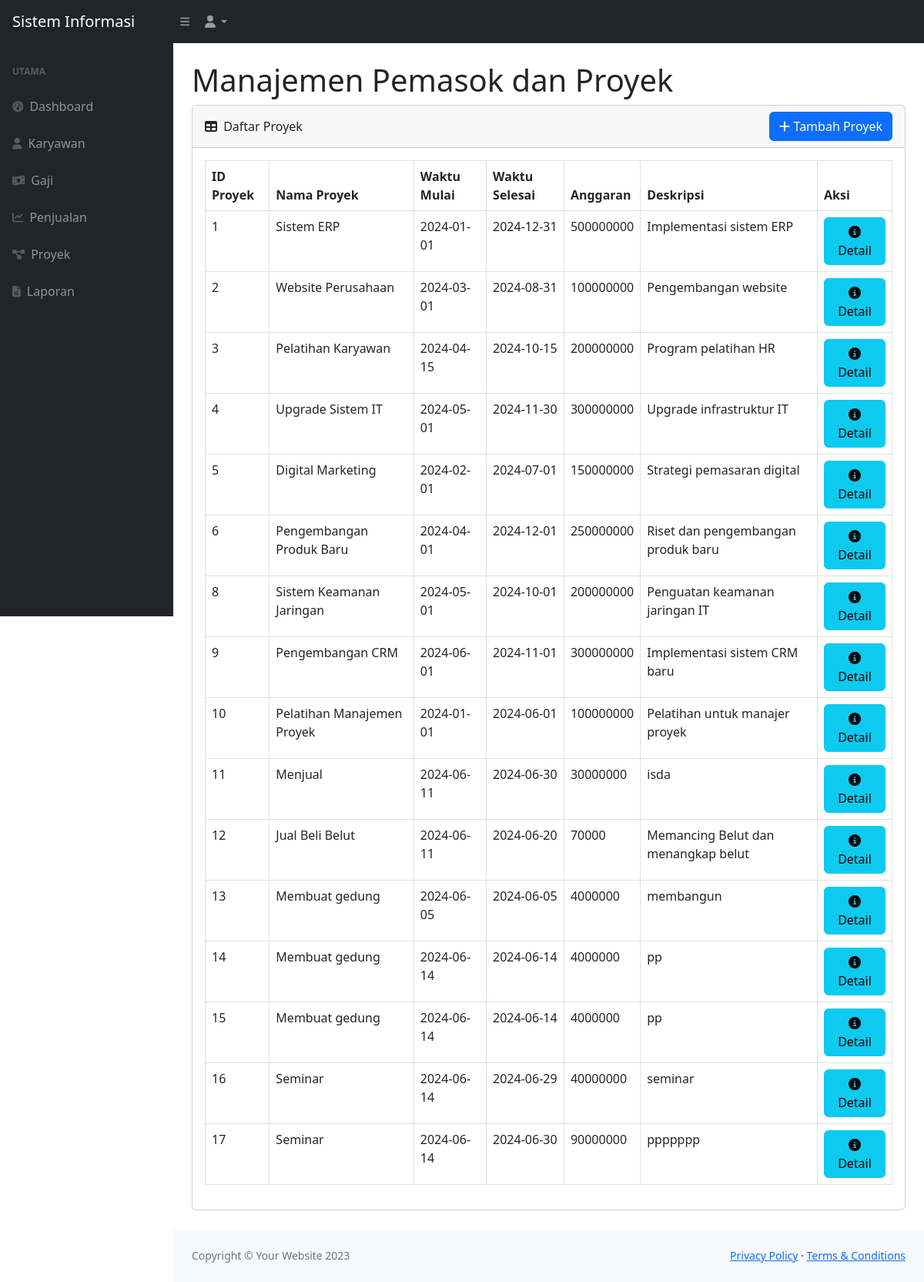
The app's page /ProyekSMBD-Kelompok8/proyek.php with its own data.
### tables this page shows
CREATE TABLE `proyek` (
  `Id_Proyek` int(11) NOT NULL,
  `Id_Departemen` int(11) NOT NULL,
  `Id_Karyawan` int(11) NOT NULL,
  `Nama_Proyek` varchar(50) NOT NULL,
  `Deskripsi` text NOT NULL,
  `Tanggal_Mulai` date NOT NULL,
  `Tanggal_Selesai` date NOT NULL,
  `Anggaran` int(11) NOT NULL
);

### ProyekSMBD-Kelompok8/proyek.php (the view, shortened to what this page needs)
<!DOCTYPE html>
<html lang="en">
<head>
    <link href="https://cdn.jsdelivr.net/npm/simple-datatables@7.1.2/dist/style.min.css" rel="stylesheet" />
    <link href="css/styles.css" rel="stylesheet" />
</head>
<body class="sb-nav-fixed">
<nav class="sb-topnav navbar navbar-expand navbar-dark bg-dark">
            <a class="navbar-brand ps-3" href="index.html">Sistem Informasi</a>
            <button class="btn btn-link btn-sm order-1 order-lg-0 me-4 me-lg-0" id="sidebarToggle" href="#!"><i class="fas fa-bars"></i></button>
            <ul class="navbar-nav ms-auto ms-md-0 me-3 me-lg-4">
                <li class="nav-item dropdown">
                    <a class="nav-link dropdown-toggle" id="navbarDropdown" href="#" role="button" data-bs-toggle="dropdown" aria-expanded="false"><i class="fas fa-user fa-fw"></i></a>
                </li>
            </ul>
        </nav>
        <div id="layoutSidenav">
        <div id="layoutSidenav_nav">
            <nav class="sb-sidenav accordion sb-sidenav-dark" id="sidenavAccordion">
                <div class="sb-sidenav-menu">
                    <div class="nav">
                        <div class="sb-sidenav-menu-heading">UTAMA</div>
                        <a class="nav-link" href="index.php">
                            <div class="sb-nav-link-icon"><i class="fas fa-tachometer-alt"></i></div>
                            Dashboard
                        </a>
                        <a class="nav-link" href="karyawan.php">
                            <div class="sb-nav-link-icon"><i class="fas fa-user"></i></div>
                            Karyawan
                        </a>
                        <a class="nav-link" href="gaji.php">
                            <div class="sb-nav-link-icon"><i class="fas fa-money-bill-wave"></i></div>
                            Gaji
                        </a>
                        <a class="nav-link" href="penjualan.php">
                            <div class="sb-nav-link-icon"><i class="fas fa-chart-line"></i></div>
                            Penjualan
                        </a>
                        <a class="nav-link" href="proyek.php">
                            <div class="sb-nav-link-icon"><i class="fas fa-project-diagram"></i></div>
                            Proyek
                        </a>
                        <a class="nav-link" href="laporan.php">
                            <div class="sb-nav-link-icon"><i class="fas fa-file-alt"></i></div>
                            Laporan
                        </a>
                    </div>
                </div>
            </nav>
        </div>
        <div id="layoutSidenav_content">
            <main>
                <div class="container-fluid px-4">
                    <h1 class="mt-4">Manajemen Pemasok dan Proyek</h1>
                    <div id="lihatProyek" class="card mb-4">
                        <div class="card-header d-flex justify-content-between align-items-center">
                            <div>
                                <i class="fas fa-table me-1"></i>
                                Daftar Proyek
                            </div>
                            <button class="btn btn-primary" data-bs-toggle="modal" data-bs-target="#tambahProyekModal"><i class="fas fa-plus"></i> Tambah Proyek</button>
                        </div>
                        <div class="card-body">
                            <div class="table-responsive">
                                <table class="table table-bordered" id="dataTableProyek" width="100%" cellspacing="0">
                                    <thead>
                                        <tr>
                                            <th>ID Proyek</th>
                                            <th>Nama Proyek</th>
                                            <th>Waktu Mulai</th>
                                            <th>Waktu Selesai</th>
                                            <th>Anggaran</th>
                                            <th>Deskripsi</th>
                                            <th>Aksi</th>
                                        </tr>
                                    </thead>
                                    <tbody>
                                        <?php
                                            include 'php/koneksi.php';
                                            $query = "SELECT * FROM proyek";
                                            $result = $koneksi->query($query);
                                            if ($result->num_rows > 0) {
                                                while ($row = $result->fetch_assoc()) {
                                                    echo "<tr>
                                                        <td>".$row['Id_Proyek']."</td>
                                                        <td>".$row['Nama_Proyek']."</td>
                                                        <td>".$row['Tanggal_Mulai']."</td>
                                                        <td>".$row['Tanggal_Selesai']."</td>
                                                        <td>".$row['Anggaran']."</td>
                                                        <td>".$row['Deskripsi']."</td>
                                                        <td>
                                                            <button class='btn btn-info detailProyekBtn' data-id='".$row['Id_Proyek']."' data-bs-toggle='modal' data-bs-target='#detailProyekModal'><i class='fas fa-info-circle'></i> Detail</button>
                                                        </td>
                                                    </tr>";
                                                }
                                            }
                                        ?>
                                    </tbody>
                                </table>
                            </div>
                        </div>
                    </div>
                </div>
            </main>
            <footer class="py-4 bg-light mt-auto">
                <div class="container-fluid px-4">
                    <div class="d-flex align-items-center justify-content-between small">
                        <div class="text-muted">Copyright &copy; Your Website 2023</div>
                        <div>
                            <a href="#">Privacy Policy</a>
                            &middot;
                            <a href="#">Terms & Conditions</a>
                        </div>
                    </div>
                </div>
            </footer>
        </div>
    </div>
</body>
</html>

### records on screen
proyek: Id_Proyek "1", Nama_Proyek "Sistem ERP", Tanggal_Mulai "2024-01-01", Tanggal_Selesai "2024-12-31", Anggaran "500000000", Deskripsi "Implementasi sistem ERP"
proyek: Id_Proyek "2", Nama_Proyek "Website Perusahaan", Tanggal_Mulai "2024-03-01", Tanggal_Selesai "2024-08-31", Anggaran "100000000", Deskripsi "Pengembangan website"
proyek: Id_Proyek "3", Nama_Proyek "Pelatihan Karyawan", Tanggal_Mulai "2024-04-15", Tanggal_Selesai "2024-10-15", Anggaran "200000000", Deskripsi "Program pelatihan HR"
proyek: Id_Proyek "4", Nama_Proyek "Upgrade Sistem IT", Tanggal_Mulai "2024-05-01", Tanggal_Selesai "2024-11-30", Anggaran "300000000", Deskripsi "Upgrade infrastruktur IT"
proyek: Id_Proyek "5", Nama_Proyek "Digital Marketing", Tanggal_Mulai "2024-02-01", Tanggal_Selesai "2024-07-01", Anggaran "150000000", Deskripsi "Strategi pemasaran digital"
proyek: Id_Proyek "6", Nama_Proyek "Pengembangan Produk Baru", Tanggal_Mulai "2024-04-01", Tanggal_Selesai "2024-12-01", Anggaran "250000000", Deskripsi "Riset dan pengembangan produk baru"
proyek: Id_Proyek "8", Nama_Proyek "Sistem Keamanan Jaringan", Tanggal_Mulai "2024-05-01", Tanggal_Selesai "2024-10-01", Anggaran "200000000", Deskripsi "Penguatan keamanan jaringan IT"
proyek: Id_Proyek "9", Nama_Proyek "Pengembangan CRM", Tanggal_Mulai "2024-06-01", Tanggal_Selesai "2024-11-01", Anggaran "300000000", Deskripsi "Implementasi sistem CRM baru"
proyek: Id_Proyek "10", Nama_Proyek "Pelatihan Manajemen Proyek", Tanggal_Mulai "2024-01-01", Tanggal_Selesai "2024-06-01", Anggaran "100000000", Deskripsi "Pelatihan untuk manajer proyek"
proyek: Id_Proyek "11", Nama_Proyek "Menjual", Tanggal_Mulai "2024-06-11", Tanggal_Selesai "2024-06-30", Anggaran "30000000", Deskripsi "isda"
proyek: Id_Proyek "12", Nama_Proyek "Jual Beli Belut", Tanggal_Mulai "2024-06-11", Tanggal_Selesai "2024-06-20", Anggaran "70000", Deskripsi "Memancing Belut dan menangkap belut"
proyek: Id_Proyek "13", Nama_Proyek "Membuat gedung", Tanggal_Mulai "2024-06-05", Tanggal_Selesai "2024-06-05", Anggaran "4000000", Deskripsi "membangun"
proyek: Id_Proyek "14", Nama_Proyek "Membuat gedung", Tanggal_Mulai "2024-06-14", Tanggal_Selesai "2024-06-14", Anggaran "4000000", Deskripsi "pp"
proyek: Id_Proyek "15", Nama_Proyek "Membuat gedung", Tanggal_Mulai "2024-06-14", Tanggal_Selesai "2024-06-14", Anggaran "4000000", Deskripsi "pp"
proyek: Id_Proyek "16", Nama_Proyek "Seminar", Tanggal_Mulai "2024-06-14", Tanggal_Selesai "2024-06-29", Anggaran "40000000", Deskripsi "seminar"
proyek: Id_Proyek "17", Nama_Proyek "Seminar", Tanggal_Mulai "2024-06-14", Tanggal_Selesai "2024-06-30", Anggaran "90000000", Deskripsi "ppppppp"
